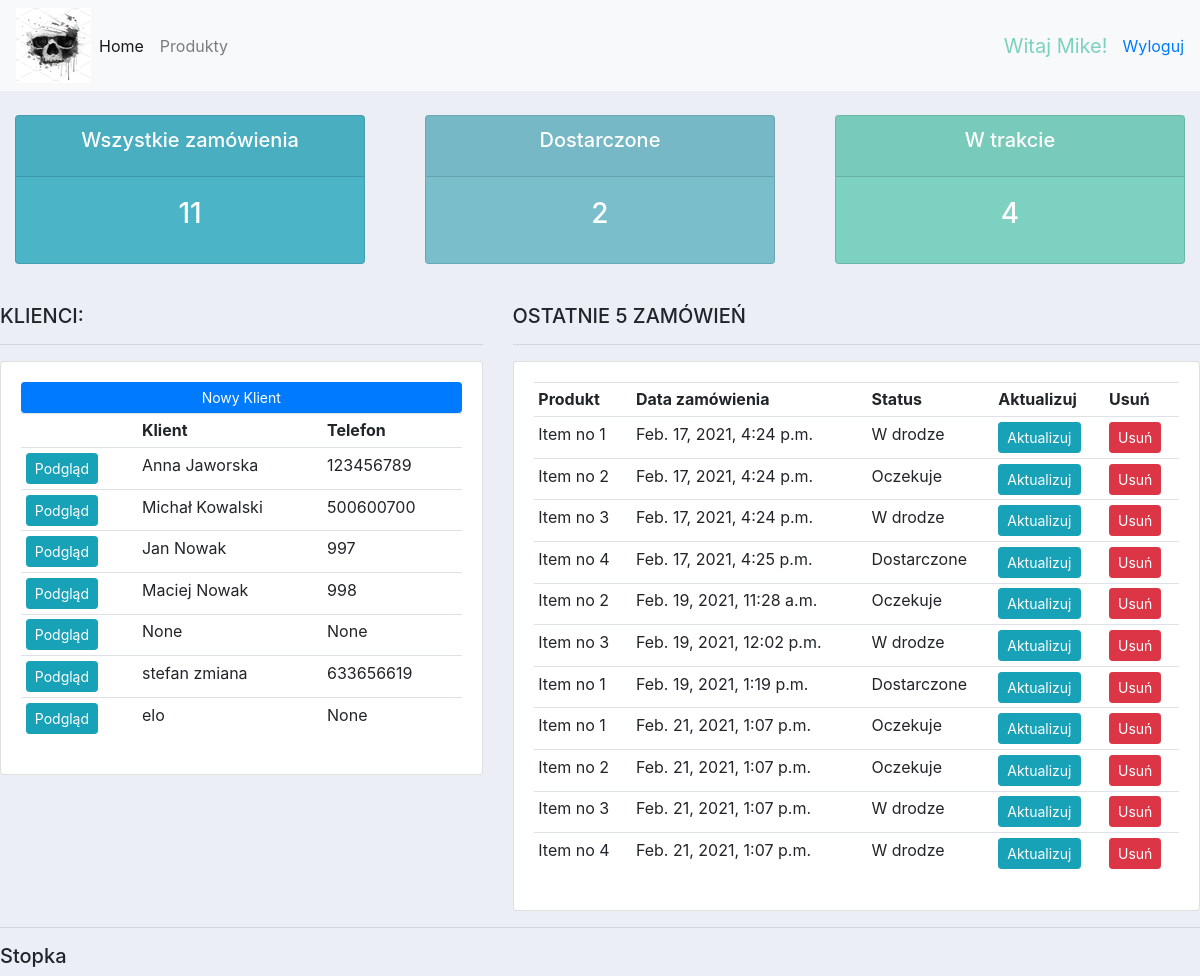
The app's page / (signed in) with its own data.
### accounts/models.py (models this page shows, shortened)
class Customer(models.Model):
    user = models.OneToOneField(User, null=True, blank=True, on_delete=models.CASCADE)
    name = models.CharField(max_length=150, null=True)
    phone = models.CharField(max_length=150, null=True)
    email = models.CharField(max_length=155, null=True)
    date_created = models.DateTimeField(auto_now_add=True, null=True)
    profile_picture = models.ImageField(default='skull.jpg', null=True, blank=True)

class Order(models.Model):
    STATUS = (
        ('Oczekuje', 'Oczekuje'),
        ('W drodze', 'W drodze'),
        ('Dostarczone', 'Dostarczone'),
    )
    customer = models.ForeignKey(Customer, null=True, on_delete=models.SET_NULL)
    product = models.ForeignKey(Product, null=True, on_delete=models.SET_NULL)
    date_created = models.DateTimeField(auto_now_add=True, null=True)
    status = models.CharField(max_length=150, null=True, choices=STATUS)
    note = models.CharField(max_length=800, null=True)

class Product(models.Model):
    CATEGORY = (
        ('Promocja', 'Promocja'),
    )
    name = models.CharField(max_length=150, null=True)
    price = models.FloatField(max_length=150, null=True)
    category = models.CharField(max_length=150, null=True, choices=CATEGORY)
    description = models.TextField(max_length=150, null=True, blank=True)
    date_created = models.DateTimeField(auto_now_add=True, null=True)
    tags = models.ManyToManyField(Tag)

### accounts/decorators.py (the view)
        def wrapper_func(request, *args, **kwargs):
            group = None
            if request.user.groups.exists():
                group = request.user.groups.all()[0].name
            if group in allowed_roles:
                return view_func(request, *args, **kwargs)
            else:
                return redirect('user')

### accounts/views.py (called while the page is built)
@login_required(login_url='login')
@allowed_users(allowed_roles=['admin'])
def home(request):
    orders = Order.objects.all()
    customers = Customer.objects.all()
    total_customers = customers.count()
    total_orders = orders.count()
    delivered = orders.filter(status='Dostarczone').count()
    pending = orders.filter(status='Oczekuje').count()
    context = {'orders': orders, 'customers': customers, 'total_orders': total_orders,
               'delivered': delivered, 'pending': pending}
    return render(request, 'accounts/dashboard.html', context)

### accounts/templates/accounts/dashboard.html
{%  extends 'accounts/main.html' %}
{% block content %}
    {%  include 'accounts/status.html' %}
    <br>
    <div class="row">
        <div class="col-md-5">
            <h5><KLIENCI></KLIENCI>KLIENCI:</h5>
            <hr>
            <div class="card card-body">
                <a class="btn btn-primary  btn-sm btn-block" href="">Nowy Klient</a>
                <table class="table table-sm">
                    <tr>
                        <th></th>
                        <th>Klient</th>
                        <th>Telefon</th>
                    </tr>
                    {% for customer in customers %}
                    <tr>
                        <td><a class="btn btn-sm btn-info" href="{% url 'customer' customer.id %}">Podgląd</a> </td>
                        <td>{{ customer.name }}</td>
                        <td>{{ customer.phone }}</td>
                    {% endfor %}
                    </tr>
                </table>
            </div>
        </div>
        <div class="col-md-7">
            <h5>OSTATNIE 5 ZAMÓWIEŃ</h5>
            <hr>
            <div class="card card-body">
                <table class="table table-sm">
                    <tr>
                        <th>Produkt</th>
                        <th>Data zamówienia</th>
                        <th>Status</th>
                        <th>Aktualizuj</th>
                        <th>Usuń</th>
                    </tr>
                    {% for order in orders %}
                        <tr>
                        <td>{{ order.product.name }}</td>
                        <td>{{ order.date_created }}</td>
                        <td>{{ order.status }}</td>
                        <td><a class="btn btn-sm btn-info" href="{% url 'update_order' order.id %}">Aktualizuj</a></td>
                        <td><a class="btn btn-sm btn-danger" href="{% url 'delete_order' order.id %}">Usuń</a></td>
                    {% endfor %}
                </table>
            </div>
        </div>
    </div>
{% endblock %}

### accounts/templates/accounts/navbar.html (shortened to what this page needs)
{% load static %}
<nav class="navbar navbar-expand-lg navbar-light bg-light">
    <img src="{% static 'images/skull.jpg' %}" alt="">
    <div class="collapse navbar-collapse" id="navbarNav">
        <ul class="navbar-nav">
            {% if request.user.is_staff %}
            <li class="nav-item active">
                <a class="nav-link" href="{% url 'home' %}">Home <span class="sr-only">(current)</span></a>
            </li>
            <li class="nav-item">
                <a class="nav-link" href="{% url 'products' %}">Produkty</a>
            </li>
            {% else %}
                <li class="nav-item">
                <a class="nav-link" href="{% url 'account' %}">Ustawienia</a>
                </li>
            {% endif %}
        </ul>
    </div>
    <span id="hello-msg">Witaj {{ request.user }}! </span>
    <span><a href="{% url 'logout' %}" >Wyloguj</a></span>
</nav>

### static/css/main.css (style rules this page uses)
body { background-color: #ebeff5; }

### accounts/templates/accounts/navbar.html (style rules this page uses)
#hello-msg { font-size: 20px; color: #7CD1C0; margin-right: 15px; }

### records on screen
Customer: name "Anna Jaworska", phone "123456789"
Customer: name "Michał Kowalski", phone "500600700"
Customer: name "Jan Nowak", phone "997"
Customer: name "Maciej Nowak", phone "998"
Customer: name "None", phone "None"
Customer: name "stefan zmiana", phone "633656619"
Customer: name "elo", phone "None"
Order: product.name "Item no 1", date_created "Feb. 17, 2021, 4:24 p.m.", status "W drodze"
Order: product.name "Item no 2", date_created "Feb. 17, 2021, 4:24 p.m.", status "Oczekuje"
Order: product.name "Item no 3", date_created "Feb. 17, 2021, 4:24 p.m.", status "W drodze"
Order: product.name "Item no 4", date_created "Feb. 17, 2021, 4:25 p.m.", status "Dostarczone"
Order: product.name "Item no 2", date_created "Feb. 19, 2021, 11:28 a.m.", status "Oczekuje"
Order: product.name "Item no 3", date_created "Feb. 19, 2021, 12:02 p.m.", status "W drodze"
Order: product.name "Item no 1", date_created "Feb. 19, 2021, 1:19 p.m.", status "Dostarczone"
Order: product.name "Item no 1", date_created "Feb. 21, 2021, 1:07 p.m.", status "Oczekuje"
Order: product.name "Item no 2", date_created "Feb. 21, 2021, 1:07 p.m.", status "Oczekuje"
Order: product.name "Item no 3", date_created "Feb. 21, 2021, 1:07 p.m.", status "W drodze"
Order: product.name "Item no 4", date_created "Feb. 21, 2021, 1:07 p.m.", status "W drodze"

### other values on screen
{{ request.user }} "Mike"
{{ total_orders }} "11"
{{ delivered }} "2"
{{ pending }} "4"
